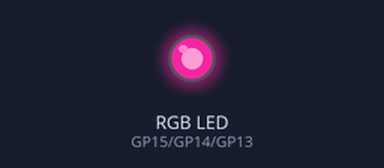
The program below on a simulated Raspberry Pi Pico running MicroPython. On the bench: an RGB LED mixed from three pins (HIGH = lit). Random numbers come from a fixed seed.

Above: at 0.2 s.
At 5.0 s:
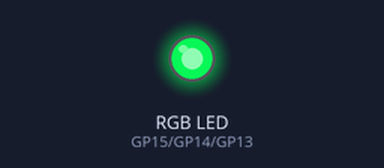
At 10.2 s:
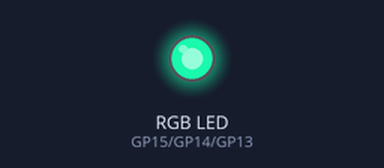
At 19.8 s:
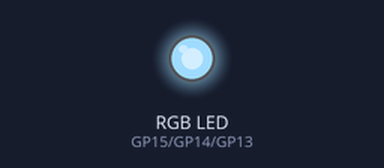
At 29.4 s:
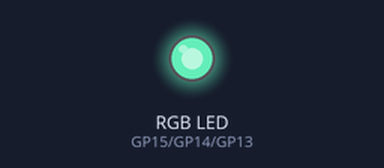
At 39.41 s:
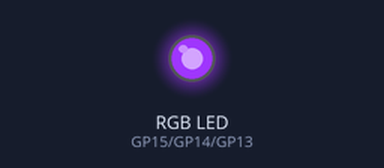
Timing chart, 0 to 40.0 s (numbered marks = the images above):
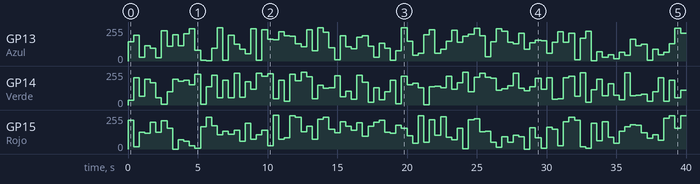

Measured:
- by itself, GP13 (Azul): 0/255 → 145/255 at 0.00 s, → 195/255 0.40 s later, → 30/255 0.40 s later, → 115/255 0.40 s later, … (100 changes in this stretch)
- by itself, GP14 (Verde): 0/255 → 34/255 at 0.00 s, → 205/255 0.40 s later, → 65/255 0.40 s later, → 194/255 0.40 s later, … (100 changes in this stretch)

The program:

Clase_8.2__RGB_B_sico_.py
```python
#M&V_TECHNOLOGIE

#Clase N°8.2 RGB "Básico"

# Importamos las siguentes librerias
#Machine: es un módulo específico de MicroPython que contiene funciones y clases que permiten obtener acceso directo y
#sin restricciones sobre el hardware del microcontrolador (CPU, pines, temporizadores, ADC,  buses –UART, SPI, I2C, etc.).

# Time: es una librería estándar de MicroPython proporciona un conjunto de funciones para indicar el tiempo que el microcontrolador
#lleva encendido, medir intervalos de tiempo e introducir retardos (esperas) en la ejecución de los programas

from machine import Pin, PWM
import time
import random

# Declarar variables para los pines
Rojo  = PWM(Pin(15))     #Declaramos que la variable "Rojo " Perteneciente al pin 15 y quedara como salida "OUTPUT"
Verde = PWM(Pin(14))     #Declaramos que la variable "Verde" Perteneciente al pin 14 y quedara como salida "OUTPUT"
Azul  = PWM(Pin(13))     #Declaramos que la variable "Azul"  Perteneciente al pin 13 y quedara como salida "OUTPUT"

Rojo.freq(5000)
Verde.freq(5000)
Azul.freq(5000)

def colour(G,B,R):
        Rojo.duty_u16  (R*257)
        Verde.duty_u16 (G*257)
        Azul.duty_u16  (B*257)

while True:  #Declaramos el bucle infinito

     colour(random.randrange(255),random.randrange(255),random.randrange(255))  #Verde
     time.sleep(0.4)   #Colocamos un tiempo de espera de 1 segundo
```
